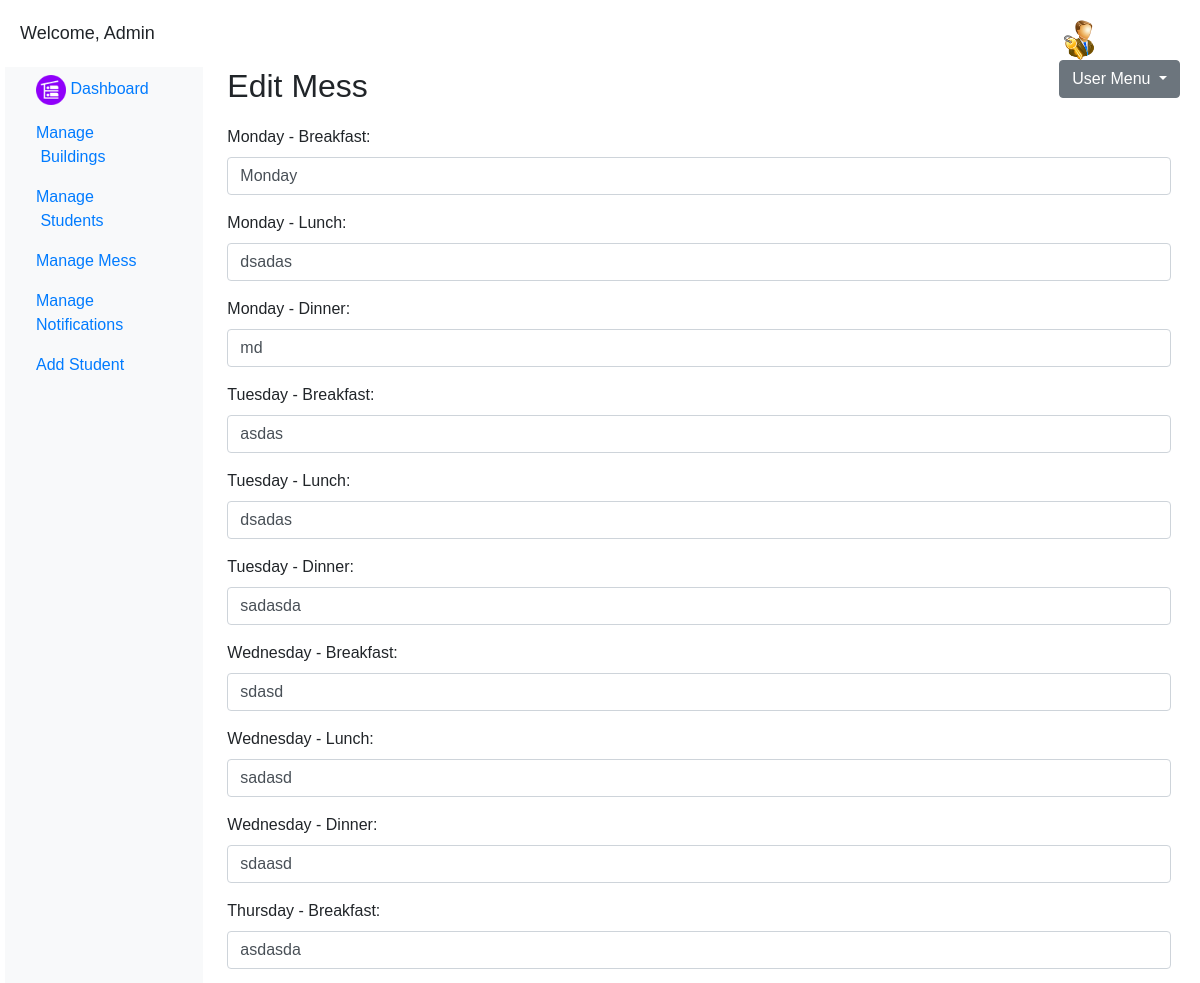
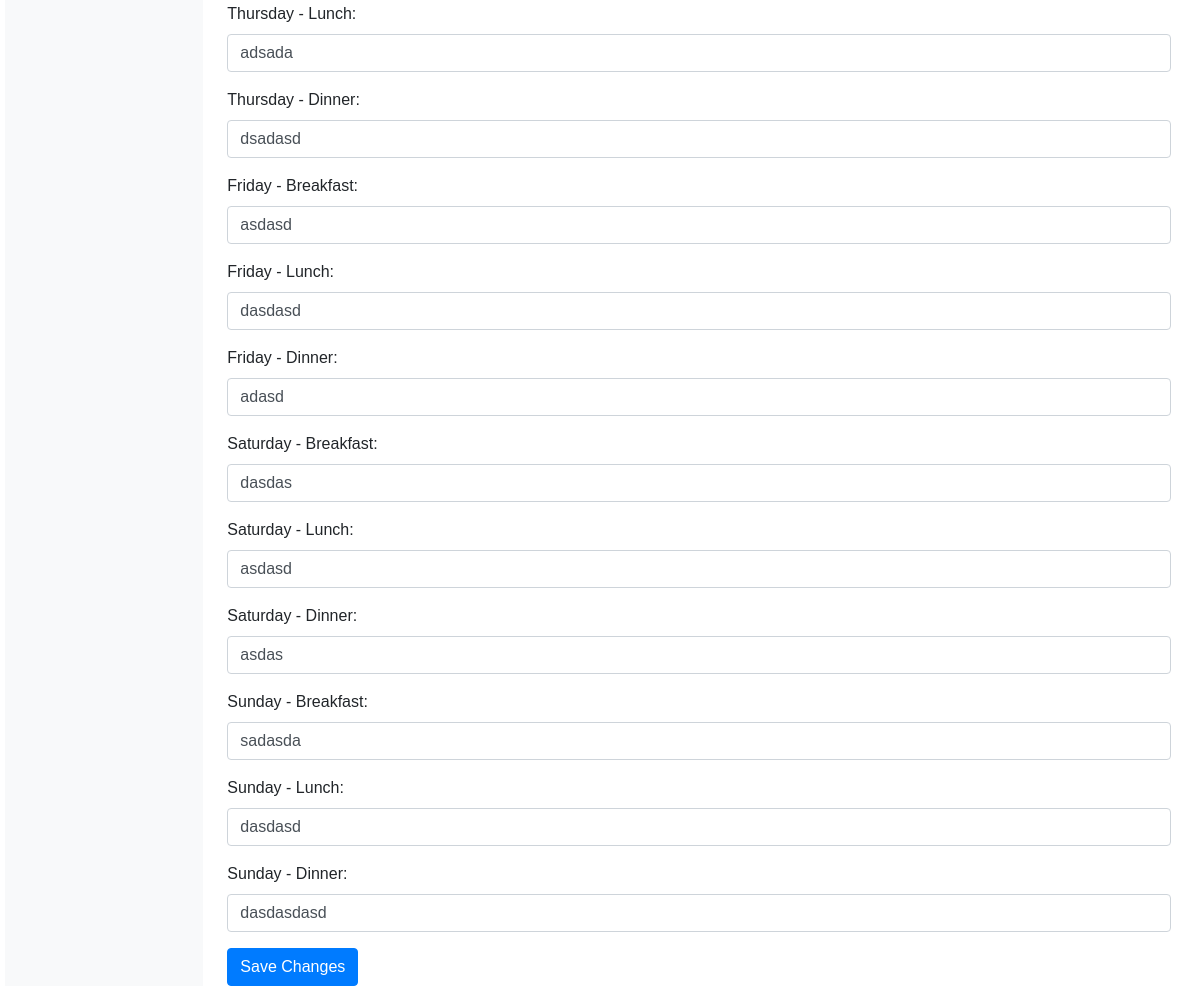
The page /admin/edit-mess.php (signed in) on the database its author committed (2 pictures, top to bottom).
### tables this page shows
CREATE TABLE `mess` (
  `id` int(11) NOT NULL,
  `day` varchar(255) NOT NULL,
  `breakfast` varchar(255) NOT NULL,
  `lunch` varchar(255) NOT NULL,
  `dinner` varchar(255) NOT NULL
);

### admin/edit-mess.php (the view, shortened to what this page needs)
<?php
$servername = "localhost";
$username = "root";
$password = "";
$dbname = "hostelpro";
$conn = new mysqli($servername, $username, $password, $dbname);
$sql = "SELECT * FROM mess";
$result = $conn->query($sql);
if ($result->num_rows > 0) {
    while ($row = $result->fetch_assoc()) {
        $messDetails[] = array(
            'day' => $row['day'],
            'breakfast' => $row['breakfast'],
            'lunch' => $row['lunch'],
            'dinner' => $row['dinner']
        );
    }
} else {
    $messDetails = array();
}
?>
<!DOCTYPE html>
<html lang="en">
<head>
    <link rel="stylesheet" href="https://stackpath.bootstrapcdn.com/bootstrap/4.3.1/css/bootstrap.min.css">
</head>
<body>
<div class="dashboard-container">
    <?php include('newpage.php') ?>
    <main role="main" class="col-md-9 ml-sm-auto col-lg-10 px-4">
        <h2>Edit Mess</h2>
        <div class="form-container">
            <form method="post" action="<?php echo htmlspecialchars($_SERVER["PHP_SELF"]); ?>">
                <?php foreach ($messDetails as $mess) { ?>
                    <div class="form-group">
                        <label for="breakfast_<?php echo $mess['day']; ?>"><?php echo $mess['day']; ?> - Breakfast:</label>
                        <input type="text" class="form-control" id="breakfast_<?php echo $mess['day']; ?>" name="breakfast_<?php echo $mess['day']; ?>" value="<?php echo $mess['breakfast']; ?>" required>
                    </div>
                    <div class="form-group">
                        <label for="lunch_<?php echo $mess['day']; ?>"><?php echo $mess['day']; ?> - Lunch:</label>
                        <input type="text" class="form-control" id="lunch_<?php echo $mess['day']; ?>" name="lunch_<?php echo $mess['day']; ?>" value="<?php echo $mess['lunch']; ?>" required>
                    </div>
                    <div class="form-group">
                        <label for="dinner_<?php echo $mess['day']; ?>"><?php echo $mess['day']; ?> - Dinner:</label>
                        <input type="text" class="form-control" id="dinner_<?php echo $mess['day']; ?>" name="dinner_<?php echo $mess['day']; ?>" value="<?php echo $mess['dinner']; ?>" required>
                    </div>
                <?php } ?>
                <button type="submit" class="btn btn-primary">Save Changes</button>
            </form>
        </div>
    </main>
</div>
</body>
</html>

### admin/edit-mess.php (style rules this page uses)
body { font-family: Arial, sans-serif; }
.dashboard-container { max-width: 1200px; margin: auto; padding: 20px; }
.form-container { margin-top: 20px; }

### rows shown on the page
mess: day "Monday", day+breakfast "Monday", lunch "dsadas", dinner "md"
mess: day "Tuesday", breakfast "asdas", lunch "dsadas", dinner "sadasda"
mess: day "Wednesday", breakfast "sdasd", lunch "sadasd", dinner "sdaasd"
mess: day "Thursday", breakfast "asdasda", lunch "adsada", dinner "dsadasd"
mess: day "Friday", breakfast "asdasd", lunch "dasdasd", dinner "adasd"
mess: day "Saturday", breakfast "dasdas", lunch "asdasd", dinner "asdas"
mess: day "Sunday", breakfast "sadasda", lunch "dasdasd", dinner "dasdasdasd"
